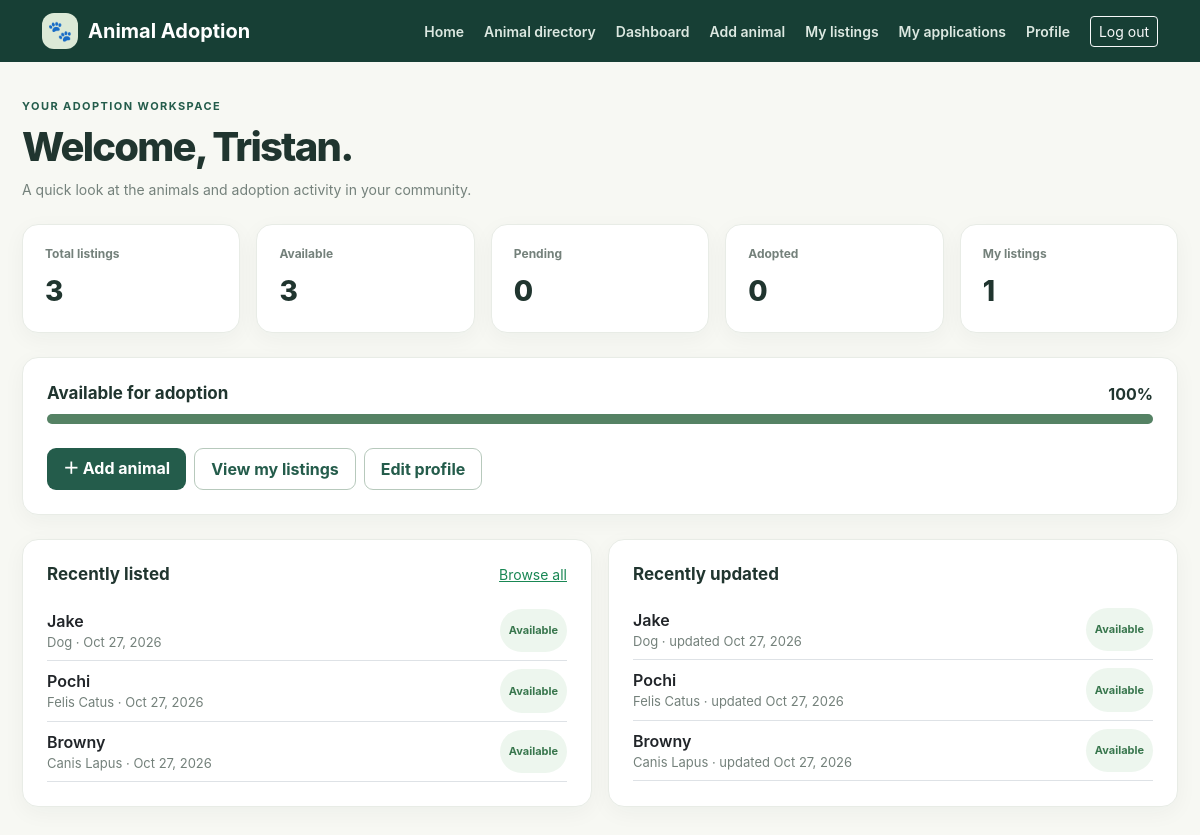
The app's page /dashboard/ (signed in) with its own data.
### Tristan_app/models.py (models this page shows, shortened)
class Pet(models.Model):
    STATUS_AVAILABLE = 'Available'
    STATUS_PENDING = 'Pending'
    STATUS_ADOPTED = 'Adopted'
    STATUS_LEGACY = 'Not Available'
    STATUS_CHOICES = [
        (STATUS_AVAILABLE, 'Available'),
        (STATUS_PENDING, 'Pending'),
        (STATUS_ADOPTED, 'Adopted'),
        (STATUS_LEGACY, 'Not Available (legacy)'),
    ]
    SEX_CHOICES = [
        ('Female', 'Female'),
        ('Male', 'Male'),
        ('Unknown', 'Unknown'),
    ]
    pet_id = models.AutoField(primary_key=True)
    pet_name = models.CharField(max_length=100)
    species = models.CharField(max_length=100, db_index=True)
    breed = models.CharField(max_length=100)
    adoption_status = models.CharField(
        max_length=20, choices=STATUS_CHOICES, default=STATUS_AVAILABLE, db_index=True,
    )
    owner_name = models.CharField(max_length=100, blank=True, default='')
    owner = models.ForeignKey(
        settings.AUTH_USER_MODEL,
        on_delete=models.SET_NULL,
        related_name='animal_listings',
        null=True,
        blank=True,
    )
    age = models.PositiveSmallIntegerField(null=True, blank=True)
    sex = models.CharField(max_length=10, choices=SEX_CHOICES, blank=True)
    description = models.TextField(blank=True)
    health_info = models.TextField(blank=True)
    location = models.CharField(max_length=120, blank=True, db_index=True)
    image = models.FileField(
        upload_to=animal_image_path,
        blank=True,
        validators=[validate_animal_image],
    )
    created_at = models.DateTimeField(default=timezone.now, editable=False)
    updated_at = models.DateTimeField(default=timezone.now, editable=False)

### Tristan_app/views.py (the view)
# urls.py: path('dashboard/', views.dashboard, name='dashboard'),
@login_required
def dashboard(request):
    animals = Pet.objects.all()
    total = animals.count()
    available = animals.filter(adoption_status=Pet.STATUS_AVAILABLE).count()
    adopted = animals.filter(adoption_status=Pet.STATUS_ADOPTED).count()
    context = {
        'total_count': total,
        'available_count': available,
        'pending_count': animals.filter(adoption_status=Pet.STATUS_PENDING).count(),
        'adopted_count': adopted,
        'my_count': Pet.objects.filter(owner=request.user).count(),
        'recent_animals': animals.select_related('owner').order_by('-created_at')[:5],
        'updated_animals': animals.select_related('owner').order_by('-updated_at')[:5],
        'available_percent': round(available * 100 / total) if total else 0,
    }
    return render(request, 'PetApp/dashboard.html', context)

### Tristan_app/templates/PetApp/dashboard.html (shortened to what this page needs)
{% extends "PetApp/base.html" %}
{% block content %}
<header class="mb-4"><div class="eyebrow">Your adoption workspace</div><h1 class="page-title">Welcome, {{ user.first_name|default:user.username }}.</h1>
    <p class="page-subtitle">A quick look at the animals and adoption activity in your community.</p></header>
<div class="row g-3 mb-4">
    <div class="col-6 col-lg"><div class="stat-card"><div class="stat-label">Total listings</div><div class="stat-value">{{ total_count }}</div></div></div>
    <div class="col-6 col-lg"><div class="stat-card"><div class="stat-label">Available</div><div class="stat-value">{{ available_count }}</div></div></div>
    <div class="col-6 col-lg"><div class="stat-card"><div class="stat-label">Pending</div><div class="stat-value">{{ pending_count }}</div></div></div>
    <div class="col-6 col-lg"><div class="stat-card"><div class="stat-label">Adopted</div><div class="stat-value">{{ adopted_count }}</div></div></div>
    <div class="col-6 col-lg"><div class="stat-card"><div class="stat-label">My listings</div><div class="stat-value">{{ my_count }}</div></div></div>
</div>
<section class="panel p-4 mb-4">
    <div class="d-flex justify-content-between align-items-center mb-2"><h2 class="section-title">Available for adoption</h2><strong>{{ available_percent }}%</strong></div>
    <div class="progress" role="progressbar" aria-label="Share of listings available" aria-valuenow="{{ available_percent }}" aria-valuemin="0" aria-valuemax="100" style="height:10px">
        <div class="progress-bar" style="width:{{ available_percent }}%;background:#558264"></div>
    </div>
    <div class="d-flex flex-wrap gap-2 mt-4">
        <a class="btn btn-green px-3 py-2" href="{% url 'animal_create' %}">＋ Add animal</a>
        <a class="btn btn-outline-green px-3 py-2" href="{% url 'my_listings' %}">View my listings</a>
        <a class="btn btn-outline-green px-3 py-2" href="{% url 'profile' %}">Edit profile</a>
    </div>
</section>
<div class="row g-3">
    <section class="col-lg-6"><div class="panel p-4 h-100"><div class="d-flex justify-content-between mb-3"><h2 class="section-title">Recently listed</h2><a href="{% url 'directory' %}" class="small text-success">Browse all</a></div>
        {% for animal in recent_animals %}<div class="d-flex justify-content-between gap-3 py-2 border-bottom"><div><a class="fw-semibold text-decoration-none text-dark" href="{% url 'animal_detail' animal.pet_id %}">{{ animal.pet_name }}</a><div class="animal-meta">{{ animal.species }} · {{ animal.created_at|date:"M j, Y" }}</div></div><span class="status">{{ animal.adoption_status }}</span></div>
        {% empty %}<div class="empty-state"><strong>No listings yet.</strong>Start by adding an animal to the directory.</div>{% endfor %}
    </div></section>
    <section class="col-lg-6"><div class="panel p-4 h-100"><h2 class="section-title mb-3">Recently updated</h2>
        {% for animal in updated_animals %}<div class="d-flex justify-content-between gap-3 py-2 border-bottom"><div><a class="fw-semibold text-decoration-none text-dark" href="{% url 'animal_detail' animal.pet_id %}">{{ animal.pet_name }}</a><div class="animal-meta">{{ animal.species }} · updated {{ animal.updated_at|date:"M j, Y" }}</div></div><span class="status">{{ animal.adoption_status }}</span></div>
        {% empty %}<div class="empty-state"><strong>No recent changes.</strong>Updates to listings will show here.</div>{% endfor %}
    </div></section>
</div>
{% endblock %}

### Tristan_app/templates/PetApp/base.html (style rules this page uses)
:root { --ink:#20352f; --muted:#74817b; --green:#245c4b; --forest:#173f35; --cream:#f7f8f3; --line:#e8ece6; --sage:#dce9d7; }
body { min-height:100vh; background:var(--cream); color:var(--ink); font-family:Inter,ui-sans-serif,system-ui,-apple-system,"Segoe UI",sans-serif; }
.eyebrow { margin-bottom:8px; color:var(--green); font-size:11px; font-weight:750; letter-spacing:.13em; text-transform:uppercase; }
.page-title { margin:0; color:var(--ink); font-size:clamp(28px,4vw,40px); font-weight:760; letter-spacing:-.045em; }
.page-subtitle { margin:8px 0 0; color:var(--muted); font-size:14px; }
.panel,.stat-card,.animal-card { border:1px solid var(--line); border-radius:16px; background:#fff; box-shadow:0 6px 22px rgba(27,55,43,.045); }
.stat-card { height:100%; padding:20px 22px; }
.stat-label { color:var(--muted); font-size:12px; font-weight:650; }
.stat-value { margin-top:7px; color:var(--ink); font-size:28px; font-weight:760; letter-spacing:-.04em; }
.btn-green { border:0; border-radius:9px; background:var(--green); color:#fff; font-weight:700; }
.btn-outline-green { border:1px solid #b7c9bc; border-radius:9px; color:var(--green); font-weight:650; }
.animal-meta { color:var(--muted); font-size:13px; }
.status { display:inline-flex; align-items:center; padding:5px 9px; border-radius:99px; background:#edf6ee; color:#38764d; font-size:11px; font-weight:750; }
.section-title { margin:0; font-size:17px; font-weight:740; }

### records on screen
Pet: pet_name "Jake", species "Dog", created_at "Oct 27, 2026", adoption_status "Available", updated_at "Oct 27, 2026"
Pet: pet_name "Pochi", species "Felis Catus", created_at "Oct 27, 2026", adoption_status "Available", updated_at "Oct 27, 2026"
Pet: pet_name "Browny", species "Canis Lapus", created_at "Oct 27, 2026", adoption_status "Available", updated_at "Oct 27, 2026"

### other values on screen
{{ user.first_name|default:user.username }} "Tristan"
{{ total_count }} "3"
{{ available_count }} "3"
{{ pending_count }} "0"
{{ adopted_count }} "0"
{{ my_count }} "1"
{{ available_percent }} "100"
